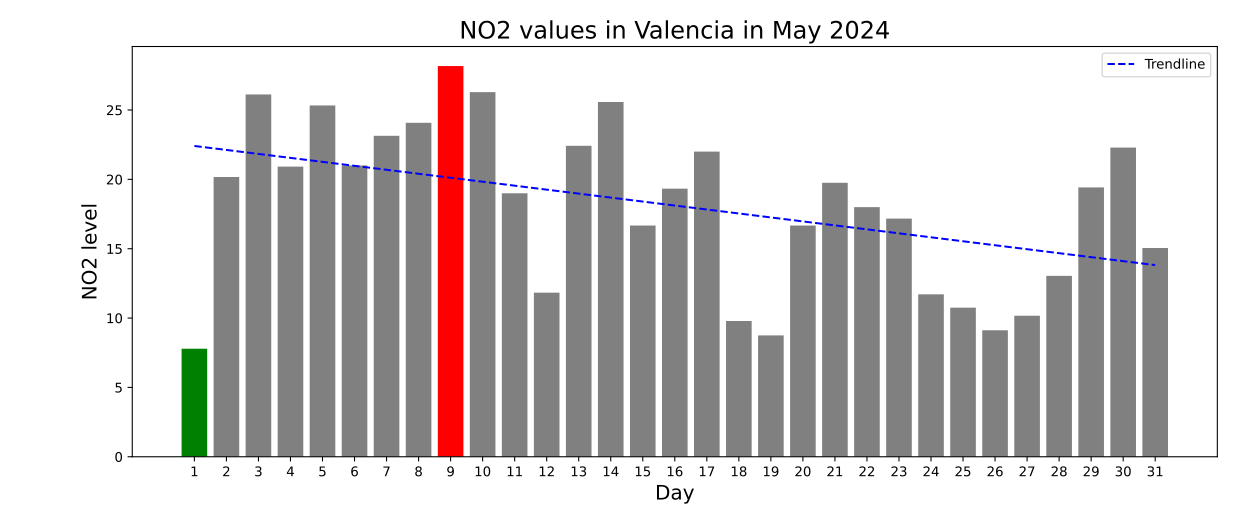

The script that drew this image:

import matplotlib.pyplot as plt
import numpy as np

# Inicializar listas para las categorías y los valores
categories = []
values = []

# Leer el archivo CSV utilizando open()
with open('./mongodb/data/consults/tmp/meanNO2centrebyday.csv', 'r', newline='') as file:
    # Omitir el encabezado
    next(file)
    for line in file:
        nombre, dia, meanNO2 = line.strip().split(',')
        categories.append(int(dia))  # Convertir el día a entero
        values.append(float(meanNO2))

# Ordenar por el valor de día (de 1 a 31)
sorted_data = sorted(zip(categories, values))
categories_sorted, values_sorted = zip(*sorted_data)

# Crear una lista de días del 1 al 31
all_days = list(range(1, 32))

# Asegurarse de que todos los días del 1 al 31 están representados
full_values = [0] * 31  # Inicializar con ceros
for day, value in zip(categories_sorted, values_sorted):
    full_values[day - 1] = value  # Asignar el valor correspondiente al día

# NO2 min and max
min_index = full_values.index(min(full_values))
max_index = full_values.index(max(full_values))

colors = ['grey'] * len(full_values)
colors[min_index] = 'green'
colors[max_index] = 'red'

# Crear el gráfico de barras
plt.bar(all_days, full_values, color=colors)

# Ajustar la visibilidad de las etiquetas del eje X (todos los días)
plt.xlabel('Day', fontsize='15')
plt.ylabel('NO2 level', fontsize='15')
plt.title('NO2 values in Valencia in May 2024', fontsize='18')

# Ajustar los ticks
plt.xticks(all_days, fontsize='10', rotation=0)

# Ajustar los datos para la tendencia (línea)
x_values = np.array(all_days)  # Días
y_values = np.array(full_values)  # Niveles de NO2

# Ajuste polinómico de primer grado (línea recta)
slope, intercept = np.polyfit(x_values, y_values, 1)
trendline = slope * x_values + intercept

# Graficar la línea de tendencia
plt.plot(x_values, trendline, color='blue', linestyle='--', label='Trendline')

# Mostrar la leyenda
plt.legend()

# Ajustar el layout para evitar solapamientos
plt.tight_layout()

# Mostrar el gráfico
plt.show()
